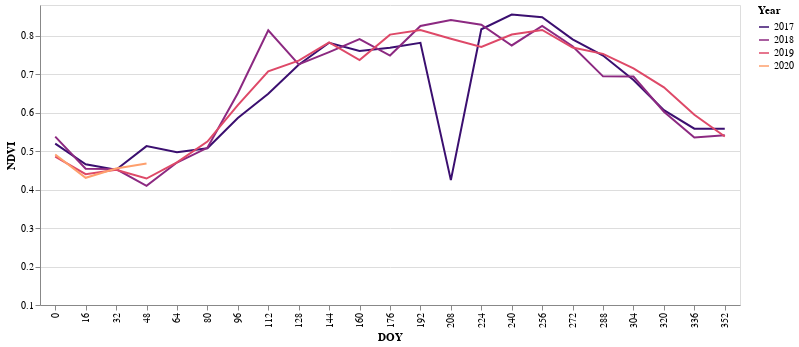

The code cell stored with this chart in its notebook:
### Markdown cell above
### DOY line chart

### Code cell
alt.Chart(snNdviDf).mark_line().encode(
  alt.X('DOY:O'),
  alt.Y('NDVI:Q', scale=alt.Scale(domain=(0.1, 0.88))),
  alt.Color('Year:O', scale=alt.Scale(scheme="magma")),
  tooltip=[
    alt.Tooltip('Year:O', title='Year'),  
    alt.Tooltip('DOY:O', title='DOY'),
    alt.Tooltip('NDVI:Q', title='NDVI')
  ]
).interactive().properties(width=700, height=300)

### Figure 1 — Vega-Lite specification as saved in the notebook (floating-point values rounded to 4 significant figures)
{"config": {"view": {"continuousWidth": 400, "continuousHeight": 300}}, "data": {"name": "data-69ecabf9e78747a53ad394043a2e2599"}, "mark": "line", "encoding": {"color": {"type": "ordinal", "field": "Year", "scale": {"scheme": "magma"}}, "tooltip": [{"type": "ordinal", "field": "Year", "title": "Year"}, {"type": "ordinal", "field": "DOY", "title": "DOY"}, {"type": "quantitative", "field": "NDVI", "title": "NDVI"}], "x": {"type": "ordinal", "field": "DOY"}, "y": {"type": "quantitative", "field": "NDVI", "scale": {"domain": [0.1, 0.88]}}}, "height": 300, "selection": {"selector007": {"type": "interval", "bind": "scales", "encodings": ["x", "y"]}}, "width": 700, "$schema": "https://vega.github.io/schema/vega-lite/v4.0.2.json", "datasets": {"data-69ecabf9e78747a53ad394043a2e2599": [{"Year": 2017, "DOY": 0, "NDVI": 0.5196}, {"Year": 2017, "DOY": 16, "NDVI": 0.4657}, {"Year": 2017, "DOY": 32, "NDVI": 0.4515}, {"Year": 2017, "DOY": 48, "NDVI": 0.5131}, {"Year": 2017, "DOY": 64, "NDVI": 0.4973}, {"Year": 2017, "DOY": 80, "NDVI": 0.5077}, {"Year": 2017, "DOY": 96, "NDVI": 0.5863}, {"Year": 2017, "DOY": 112, "NDVI": 0.6493}, {"Year": 2017, "DOY": 128, "NDVI": 0.7249}, {"Year": 2017, "DOY": 144, "NDVI": 0.7819}, {"Year": 2017, "DOY": 160, "NDVI": 0.7607}, {"Year": 2017, "DOY": 176, "NDVI": 0.7691}, {"Year": 2017, "DOY": 192, "NDVI": 0.7815}, {"Year": 2017, "DOY": 208, "NDVI": 0.4246}, {"Year": 2017, "DOY": 224, "NDVI": 0.8169}, {"Year": 2017, "DOY": 240, "NDVI": 0.855}, {"Year": 2017, "DOY": 256, "NDVI": 0.8482}, {"Year": 2017, "DOY": 272, "NDVI": 0.7908}, {"Year": 2017, "DOY": 288, "NDVI": 0.7485}, {"Year": 2017, "DOY": 304, "NDVI": 0.6852}, {"Year": 2017, "DOY": 320, "NDVI": 0.6065}, {"Year": 2017, "DOY": 336, "NDVI": 0.5584}, {"Year": 2017, "DOY": 352, "NDVI": 0.5582}, {"Year": 2018, "DOY": 0, "NDVI": 0.5377}, {"Year": 2018, "DOY": 16, "NDVI": 0.4543}, {"Year": 2018, "DOY": 32, "NDVI": 0.4536}, {"Year": 2018, "DOY": 48, "NDVI": 0.4099}, {"Year": 2018, "DOY": 64, "NDVI": 0.4705}, {"Year": 2018, "DOY": 80, "NDVI": 0.5086}, {"Year": 2018, "DOY": 96, "NDVI": 0.6504}, {"Year": 2018, "DOY": 112, "NDVI": 0.8143}, {"Year": 2018, "DOY": 128, "NDVI": 0.7256}, {"Year": 2018, "DOY": 144, "NDVI": 0.7575}, {"Year": 2018, "DOY": 160, "NDVI": 0.7911}, {"Year": 2018, "DOY": 176, "NDVI": 0.7486}, {"Year": 2018, "DOY": 192, "NDVI": 0.8253}, {"Year": 2018, "DOY": 208, "NDVI": 0.841}, {"Year": 2018, "DOY": 224, "NDVI": 0.8287}, {"Year": 2018, "DOY": 240, "NDVI": 0.7748}, {"Year": 2018, "DOY": 256, "NDVI": 0.8258}, {"Year": 2018, "DOY": 272, "NDVI": 0.7727}, {"Year": 2018, "DOY": 288, "NDVI": 0.6945}, {"Year": 2018, "DOY": 304, "NDVI": 0.694}, {"Year": 2018, "DOY": 320, "NDVI": 0.6026}, {"Year": 2018, "DOY": 336, "NDVI": 0.5354}, {"Year": 2018, "DOY": 352, "NDVI": 0.5411}, {"Year": 2019, "DOY": 0, "NDVI": 0.486}, {"Year": 2019, "DOY": 16, "NDVI": 0.44}, {"Year": 2019, "DOY": 32, "NDVI": 0.4517}, {"Year": 2019, "DOY": 48, "NDVI": 0.4288}, {"Year": 2019, "DOY": 64, "NDVI": 0.4711}, {"Year": 2019, "DOY": 80, "NDVI": 0.5249}, {"Year": 2019, "DOY": 96, "NDVI": 0.6199}, {"Year": 2019, "DOY": 112, "NDVI": 0.7075}, {"Year": 2019, "DOY": 128, "NDVI": 0.7353}, {"Year": 2019, "DOY": 144, "NDVI": 0.7825}, {"Year": 2019, "DOY": 160, "NDVI": 0.7368}, {"Year": 2019, "DOY": 176, "NDVI": 0.803}, {"Year": 2019, "DOY": 192, "NDVI": 0.8149}, {"Year": 2019, "DOY": 208, "NDVI": 0.7924}, {"Year": 2019, "DOY": 224, "NDVI": 0.7708}, {"Year": 2019, "DOY": 240, "NDVI": 0.8032}, {"Year": 2019, "DOY": 256, "NDVI": 0.8151}, {"Year": 2019, "DOY": 272, "NDVI": 0.7693}, {"Year": 2019, "DOY": 288, "NDVI": 0.753}, {"Year": 2019, "DOY": 304, "NDVI": 0.7153}, {"Year": 2019, "DOY": 320, "NDVI": 0.6659}, {"Year": 2019, "DOY": 336, "NDVI": 0.5945}, {"Year": 2019, "DOY": 352, "NDVI": 0.5382}, {"Year": 2020, "DOY": 0, "NDVI": 0.4915}, {"Year": 2020, "DOY": 16, "NDVI": 0.4307}, {"Year": 2020, "DOY": 32, "NDVI": 0.455}, {"Year": 2020, "DOY": 48, "NDVI": 0.468}]}}
